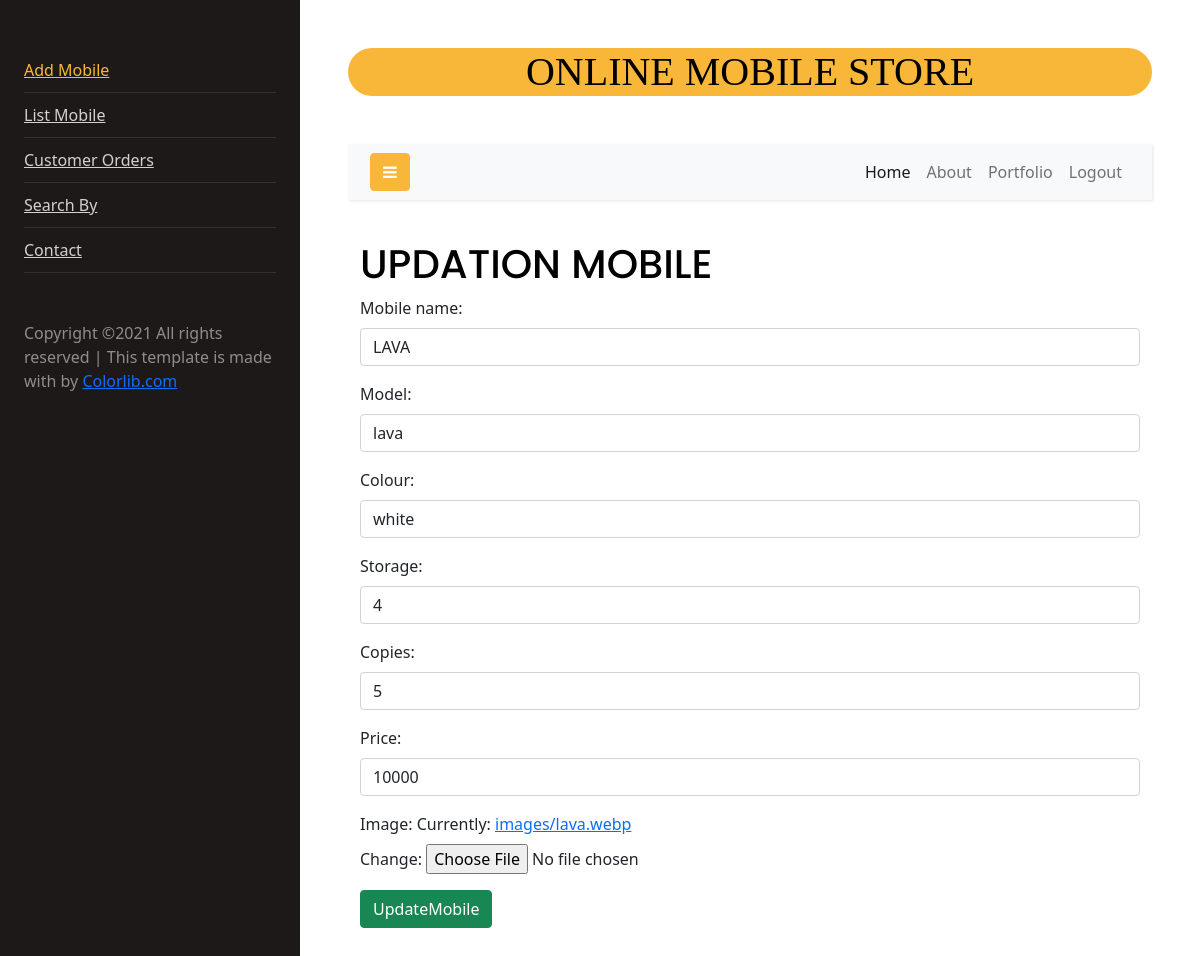
The page /mobilestore/update3 (signed in) on the database as committed earlier.
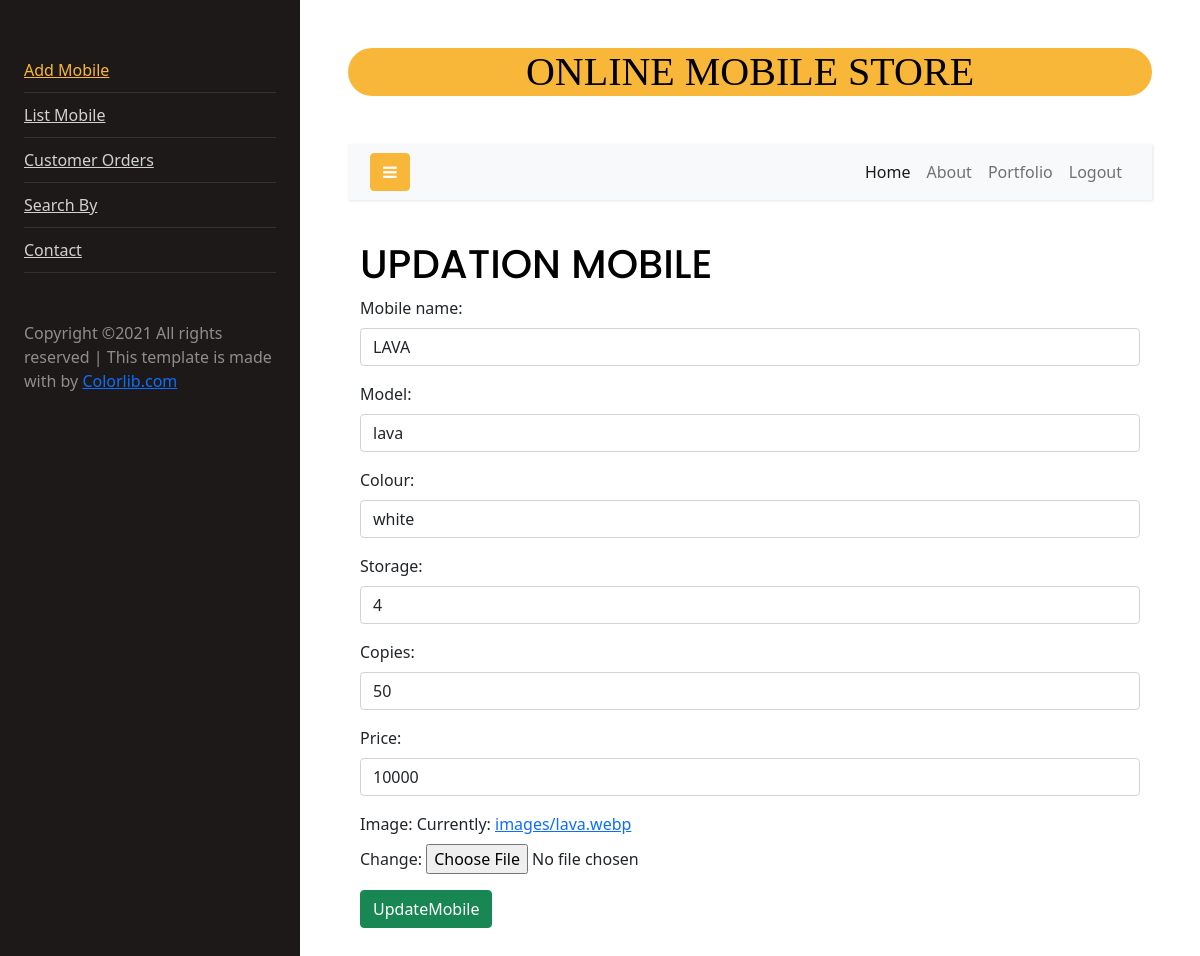
The same page on the database as committed later.
### mobile/models.py (models this page shows, shortened)
class Mobile(models.Model):
    mobile_name=models.CharField(max_length=100)
    model=models.CharField(unique=True,max_length=100)
    colour=models.CharField(max_length=100)
    storage=models.PositiveIntegerField(max_length=3)
    copies=models.PositiveIntegerField(max_length=100)
    price=models.PositiveIntegerField(max_length=100,default=100)
    image=models.ImageField(upload_to="images",null=True)

### mobile/views.py (the view)
# urls.py: path("update<int:id>", views.UpdateMobile.as_view(), name="updatemobile"),
@method_decorator(signin_required,name="dispatch")
class UpdateMobile(UpdateView):
    model = Mobile
    template_name = "update_mobile.html"
    form_class = MobileAddForm
    pk_url_kwarg = "id"
    success_url = reverse_lazy("listmobile")

### mobile/forms.py
class MobileAddForm(ModelForm):
    class Meta:
        model = Mobile
        fields = ["mobile_name", "model", "colour", "storage", "copies", "price","image", ]
        widgets={
            "mobile_name":forms.TextInput(attrs={"class":"form-control"}),
            "model":forms.TextInput(attrs={"class":"form-control"}),
            "colour": forms.TextInput(attrs={"class": "form-control"}),
            "storage": forms.NumberInput(attrs={"class": "form-control"}),
            "copies": forms.NumberInput(attrs={"class": "form-control"}),
            "price": forms.NumberInput(attrs={"class": "form-control"}),
        }

### mobile/templates/update_mobile.html (shortened to what this page needs)
<!DOCTYPE html>
{%extends 'mobile/base.html'%}
{%block body_block%}
<html lang="en">
<head>
    <link href="https://cdn.jsdelivr.net/npm/bootstrap@5.1.2/dist/css/bootstrap.min.css" rel="stylesheet"
>
</head>
<body>
<div class="container">
    <div class="row">
        <div class="col-12">
            <form action="" method="POST">
                <h1>UPDATION MOBILE</h1>
                {{form.as_p}}
                <button type="submit" class="btn btn-success">UpdateMobile</button>
            </form>
        </div>
    </div>
</div>
</body>
</html>
{%endblock%}

Rows that differ between the two databases and show on the page:
changed Mobile "LAVA": copies "5" → "50"
